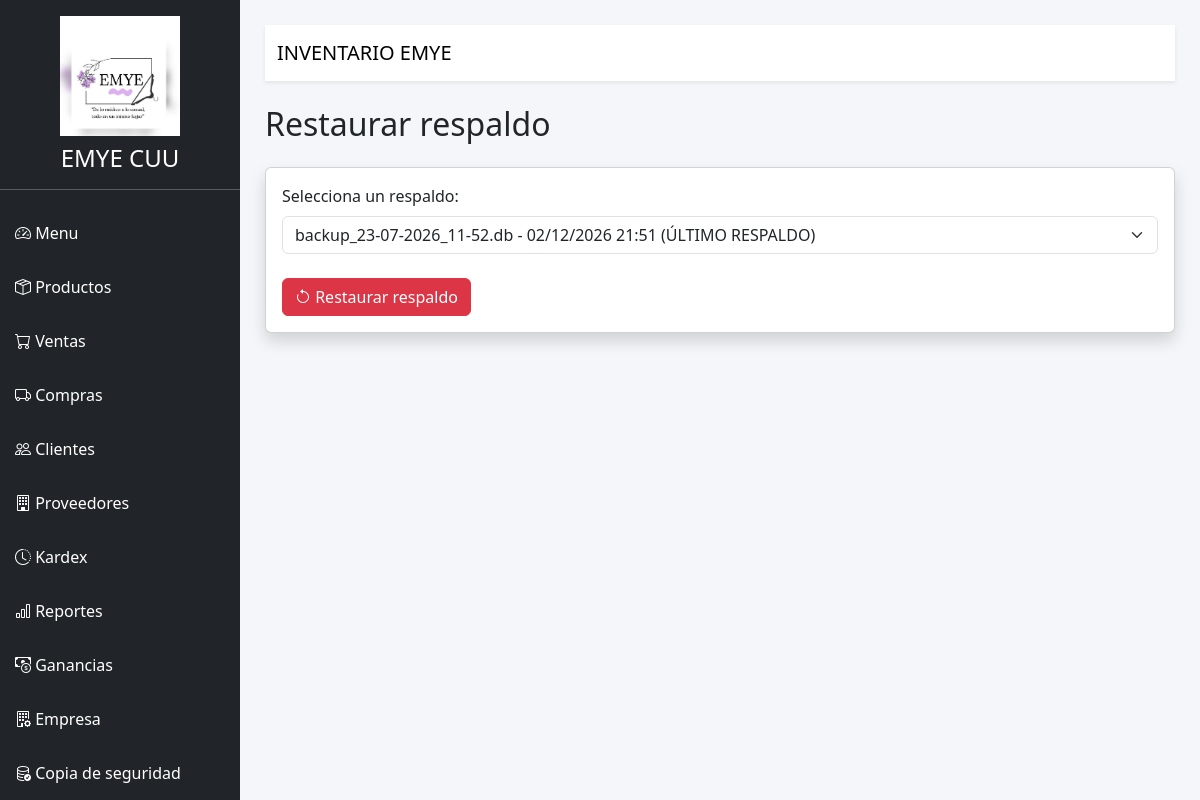
/restaurar, run on the app's committed database.
### SistemaInventarioWeb/models/database.py (models this page shows)
class Empresa(db.Model):
    __tablename__ = "empresa"
    id = db.Column(db.Integer, primary_key=True)
    nombre = db.Column(db.String(150), nullable=False)
    direccion = db.Column(db.String(250))
    telefono = db.Column(db.String(30))
    correo = db.Column(db.String(120))
    rfc = db.Column(db.String(30))
    sitio_web = db.Column(db.String(120))
    logo = db.Column(db.String(200))

### SistemaInventarioWeb/routes/respaldo.py (the view)
@respaldo_bp.route("/restaurar")
def restaurar():
    carpeta = "backups"
    if not os.path.exists(carpeta):
        os.makedirs(carpeta)
    archivos = []
    for archivo in os.listdir(carpeta):
        if archivo.endswith(".db"):
            ruta = os.path.join(carpeta, archivo)
            fecha = os.path.getmtime(ruta)
            archivos.append({
                "nombre": archivo,
                "fecha": datetime.fromtimestamp(fecha)
            })
    archivos = sorted(
        archivos,
        key=lambda x: x["fecha"],
        reverse=True
    )
    return render_template(
        "restaurar.html",
        archivos=archivos
    )

### SistemaInventarioWeb/app.py (called while the page is built)
@app.context_processor
def datos_empresa():
    empresa = Empresa.query.first()
    return {
        "empresa": empresa
    }

### SistemaInventarioWeb/templates/restaurar.html (shortened to what this page needs)
{% extends 'base.html' %}
{% block contenido %}
<h2 class="mb-4">
Restaurar respaldo
</h2>
<div class="card shadow">
<div class="card-body">
<form method="POST" action="/restaurar/ejecutar">
<label class="form-label">
Selecciona un respaldo:
</label>
<select name="archivo" class="form-select">
{% for archivo in archivos %}
<option value="{{ archivo.nombre }}">
{{ archivo.nombre }}
-
</option>
{% endfor %}
</select>
<br>
<button class="btn btn-danger">
<i class="bi bi-arrow-counterclockwise"></i>
Restaurar respaldo
</button>
</form>
</div>
</div>
{% endblock %}

### SistemaInventarioWeb/templates/base.html (shortened to what this page needs)
<!DOCTYPE html>
<html lang="es">
<head>
    <link href="https://cdn.jsdelivr.net/npm/bootstrap@5.3.8/dist/css/bootstrap.min.css" rel="stylesheet">
    <link href="https://cdn.jsdelivr.net/npm/bootstrap-icons@1.13.1/font/bootstrap-icons.css" rel="stylesheet">
    <link rel="stylesheet"
          href="https://cdn.datatables.net/1.13.8/css/dataTables.bootstrap5.min.css">
    <link href="https://cdn.jsdelivr.net/npm/select2@4.1.0-rc.0/dist/css/select2.min.css" rel="stylesheet">
    <link rel="stylesheet"
          href="{{ url_for('static', filename='css/style.css') }}">
</head>
<body>
<div class="d-flex">
    <div class="sidebar">
        <div class="text-center mt-3">
    {% if empresa and empresa.logo %}
    <img
    src="{{ url_for('static', filename=empresa.logo) }}"
    style="width:120px;height:120px;object-fit:contain;"
    class="mb-2">
    {% endif %}
    <h4 class="text-white">
        {% if empresa %}
            {{ empresa.nombre }}
        {% else %}
            EMYE CUU
        {% endif %}
    </h4>
</div>
        <hr>
        <a href="/">
            <i class="bi bi-speedometer2"></i>
            Menu
        </a>
        <a href="/productos">
            <i class="bi bi-box-seam"></i>
            Productos
        </a>
        <a href="/ventas">
            <i class="bi bi-cart"></i>
            Ventas
        </a>
        <a href="/compras">
            <i class="bi bi-truck"></i>
            Compras
        </a>
        <a href="/clientes">
            <i class="bi bi-people"></i>
            Clientes
        </a>
        <a href="/proveedores">
            <i class="bi bi-building"></i>
            Proveedores
        </a>
        <a href="/kardex">
            <i class="bi bi-clock-history"></i>
            Kardex
        </a>
        <a href="/reportes">
            <i class="bi bi-bar-chart"></i>
            Reportes
        </a>
        <a href="/ganancias">
           <i class="bi bi-cash-coin"></i>
         Ganancias
          </a>
            <a href="/empresa">
            <i class="bi bi-building-gear"></i>
           Empresa
        </a>
        <a href="/respaldo">
            <i class="bi bi-database-check"></i>
            Copia de seguridad
        </a>
    </div>
    <div class="contenido">
        <nav class="navbar bg-white shadow-sm mb-4">
            <div class="container-fluid">
                <span class="navbar-brand">
                    INVENTARIO EMYE
                </span>
            </div>
        </nav>
        {% block contenido %}
        {% endblock %}
    </div>
</div>
</body>
</html>

### SistemaInventarioWeb/static/css/style.css (style rules this page uses)
body { background:#f4f6f9; }
.sidebar { width:240px; height:100vh; background:#212529; color:white; position:fixed; top:0; left:0; overflow-y:auto; }
.sidebar a { color:white; display:block; padding:15px; text-decoration:none; }
.contenido { margin-left:240px; width:100%; padding:25px; }

### data on the page
Empresa: logo (picture), nombre "EMYE CUU"

### other printed values
form field archivo "backup_23-07-2026_11-52.db - 02/12/2026 21:51 (ÚLTIMO RESPALDO)"
